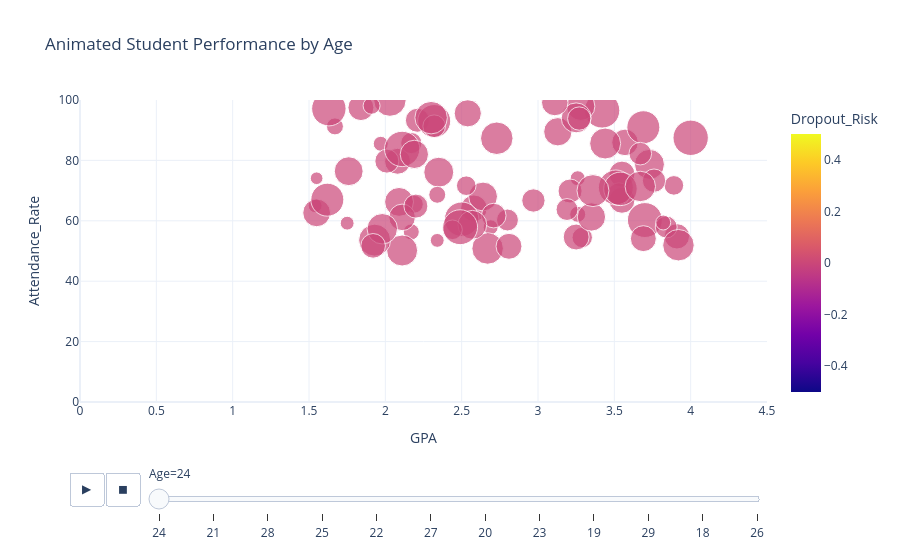

Notebook source saved alongside this figure:
### Code cell
animation_df = df.dropna(
    subset=[
        "Age",
        "GPA",
        "Attendance_Rate",
        "Study_Hours_per_Week"
    ]
).copy()

animation_df["Age"] = animation_df["Age"].astype(int)

fig5 = px.scatter(
    animation_df,
    x="GPA",
    y="Attendance_Rate",
    animation_frame="Age",
    size="Study_Hours_per_Week",
    color="Dropout_Risk",
    hover_data=["Student_ID", "Courses_Failed"],
    range_x=[0, 4.5],
    range_y=[0, 100],
    size_max=25,
    title="Animated Student Performance by Age",
    template="plotly_white"
)

fig5.show()

# Animation compares student patterns across ages.
# A static chart shows all students at once.

### Figure 1 — Plotly figure (JSON) as saved in the notebook; plotly's stock layout.template omitted (floating-point values rounded to 4 significant figures; data arrays with more than 128 entries replaced by an {"elided": "..."} marker saying what was removed)
{"data": [{"customdata": {"elided": "82x2 int values"}, "hovertemplate": "Age=24<br>GPA=%{x}<br>Attendance_Rate=%{y}<br>Study_Hours_per_Week=%{marker.size}<br>Student_ID=%{customdata[0]}<br>Courses_Failed=%{customdata[1]}<br>Dropout_Risk=%{marker.color}<extra></extra>", "legendgroup": "", "marker": {"color": [0, 0, 0, 0, 0, 0, 0, 0, 0, 0, 0, 0, 0, 0, 0, 0, 0, 0, 0, 0, 0, 0, 0, 0, 0, 0, 0, 0, 0, 0, 0, 0, 0, 0, 0, 0, 0, 0, 0, 0, 0, 0, 0, 0, 0, 0, 0, 0, 0, 0, 0, 0, 0, 0, 0, 0, 0, 0, 0, 0, 0, 0, 0, 0, 0, 0, 0, 0, 0, 0, 0, 0, 0, 0, 0, 0, 0, 0, 0, 0, 0, 0], "coloraxis": "coloraxis", "size": [8, 12, 9, 7, 15, 33, 39, 31, 25, 21, 25, 22, 28, 13, 8, 28, 21, 30, 34, 7, 17, 10, 7, 26, 21, 18, 26, 22, 15, 14, 22, 39, 21, 22, 33, 5, 26, 16, 16, 18, 6, 9, 20, 30, 12, 38, 37, 19, 6, 38, 23, 26, 21, 35, 15, 6, 12, 39, 17, 28, 17, 37, 18, 24, 21, 32, 29, 25, 9, 7, 31, 29, 21, 32, 19, 18, 25, 34, 16, 34, 38, 33], "sizemode": "area", "sizeref": 0.0624, "symbol": "circle"}, "mode": "markers", "name": "", "orientation": "v", "showlegend": false, "type": "scatter", "x": [3.26, 3.89, 1.67, 2.69, 2.8, 2.73, 3.42, 2.67, 3.28, 3.55, 3.13, 3.57, 3.25, 3.29, 2.17, 3.73, 3.55, 2.11, 3.69, 1.97, 2.97, 2.19, 3.26, 2.09, 2.08, 3.21, 1.76, 3.11, 3.19, 2.17, 2.11, 4.0, 1.84, 2.58, 2.03, 1.55, 2.64, 3.53, 3.67, 2.01, 1.75, 1.91, 3.91, 3.44, 2.53, 3.7, 2.5, 2.71, 1.54, 3.51, 2.54, 2.57, 3.25, 3.54, 3.84, 2.34, 2.44, 2.11, 3.27, 2.35, 3.76, 1.63, 2.21, 1.55, 3.69, 1.93, 1.98, 3.35, 2.34, 3.82, 3.92, 3.67, 2.81, 3.36, 1.92, 2.2, 2.19, 2.32, 2.32, 1.62, 2.49, 2.3], "xaxis": "x", "y": [62.15, 71.72, 91.26, 57.86, 60.26, 87.34, 96.55, 50.84, 97.93, 75.47, 89.49, 85.96, 94.09, 54.48, 56.33, 78.7, 66.79, 50.16, 90.98, 85.5, 66.73, 65.5, 74.09, 66.26, 79.71, 69.86, 76.43, 99.18, 63.73, 85.74, 61.14, 87.49, 97.48, 64.17, 99.98, 74.09, 68.04, 68.84, 82.24, 79.76, 59.21, 98.08, 54.86, 85.6, 71.62, 60.25, 60.53, 61.72, 65.0, 71.04, 95.59, 58.68, 54.63, 70.58, 57.94, 53.51, 57.03, 83.79, 93.86, 76.09, 73.3, 97.12, 93.29, 62.63, 54.09, 53.6, 57.37, 61.27, 68.62, 59.43, 51.92, 71.37, 51.55, 69.99, 51.7, 64.87, 82.0, 93.03, 91.32, 66.99, 57.88, 94.15], "yaxis": "y"}], "layout": {"coloraxis": {"colorbar": {"title": {"text": "Dropout_Risk"}}, "colorscale": [[0, "#0d0887"], [0.1111, "#46039f"], [0.2222, "#7201a8"], [0.3333, "#9c179e"], [0.4444, "#bd3786"], [0.5556, "#d8576b"], [0.6667, "#ed7953"], [0.7778, "#fb9f3a"], [0.8889, "#fdca26"], [1, "#f0f921"]]}, "legend": {"itemsizing": "constant", "tracegroupgap": 0}, "sliders": [{"active": 0, "currentvalue": {"prefix": "Age="}, "len": 0.9, "pad": {"b": 10, "t": 60}, "steps": [{"args": [["24"], {"frame": {"duration": 0, "redraw": false}, "fromcurrent": true, "mode": "immediate", "transition": {"duration": 0, "easing": "linear"}}], "label": "24", "method": "animate"}, {"args": [["21"], {"frame": {"duration": 0, "redraw": false}, "fromcurrent": true, "mode": "immediate", "transition": {"duration": 0, "easing": "linear"}}], "label": "21", "method": "animate"}, {"args": [["28"], {"frame": {"duration": 0, "redraw": false}, "fromcurrent": true, "mode": "immediate", "transition": {"duration": 0, "easing": "linear"}}], "label": "28", "method": "animate"}, {"args": [["25"], {"frame": {"duration": 0, "redraw": false}, "fromcurrent": true, "mode": "immediate", "transition": {"duration": 0, "easing": "linear"}}], "label": "25", "method": "animate"}, {"args": [["22"], {"frame": {"duration": 0, "redraw": false}, "fromcurrent": true, "mode": "immediate", "transition": {"duration": 0, "easing": "linear"}}], "label": "22", "method": "animate"}, {"args": [["27"], {"frame": {"duration": 0, "redraw": false}, "fromcurrent": true, "mode": "immediate", "transition": {"duration": 0, "easing": "linear"}}], "label": "27", "method": "animate"}, {"args": [["20"], {"frame": {"duration": 0, "redraw": false}, "fromcurrent": true, "mode": "immediate", "transition": {"duration": 0, "easing": "linear"}}], "label": "20", "method": "animate"}, {"args": [["23"], {"frame": {"duration": 0, "redraw": false}, "fromcurrent": true, "mode": "immediate", "transition": {"duration": 0, "easing": "linear"}}], "label": "23", "method": "animate"}, {"args": [["19"], {"frame": {"duration": 0, "redraw": false}, "fromcurrent": true, "mode": "immediate", "transition": {"duration": 0, "easing": "linear"}}], "label": "19", "method": "animate"}, {"args": [["29"], {"frame": {"duration": 0, "redraw": false}, "fromcurrent": true, "mode": "immediate", "transition": {"duration": 0, "easing": "linear"}}], "label": "29", "method": "animate"}, {"args": [["18"], {"frame": {"duration": 0, "redraw": false}, "fromcurrent": true, "mode": "immediate", "transition": {"duration": 0, "easing": "linear"}}], "label": "18", "method": "animate"}, {"args": [["26"], {"frame": {"duration": 0, "redraw": false}, "fromcurrent": true, "mode": "immediate", "transition": {"duration": 0, "easing": "linear"}}], "label": "26", "method": "animate"}], "x": 0.1, "xanchor": "left", "y": 0, "yanchor": "top"}], "title": {"text": "Animated Student Performance by Age"}, "updatemenus": [{"buttons": [{"args": [null, {"frame": {"duration": 500, "redraw": false}, "fromcurrent": true, "mode": "immediate", "transition": {"duration": 500, "easing": "linear"}}], "label": "&#9654;", "method": "animate"}, {"args": [[null], {"frame": {"duration": 0, "redraw": false}, "fromcurrent": true, "mode": "immediate", "transition": {"duration": 0, "easing": "linear"}}], "label": "&#9724;", "method": "animate"}], "direction": "left", "pad": {"r": 10, "t": 70}, "showactive": false, "type": "buttons", "x": 0.1, "xanchor": "right", "y": 0, "yanchor": "top"}], "xaxis": {"anchor": "y", "domain": [0, 1], "range": [0, 4.5], "title": {"text": "GPA"}}, "yaxis": {"anchor": "x", "domain": [0, 1], "range": [0, 100], "title": {"text": "Attendance_Rate"}}}}
